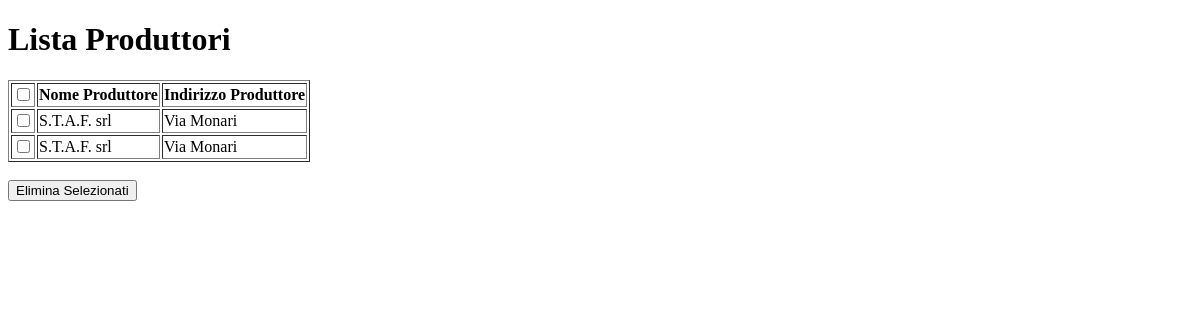
The page /lista_produttori on the database as committed earlier.
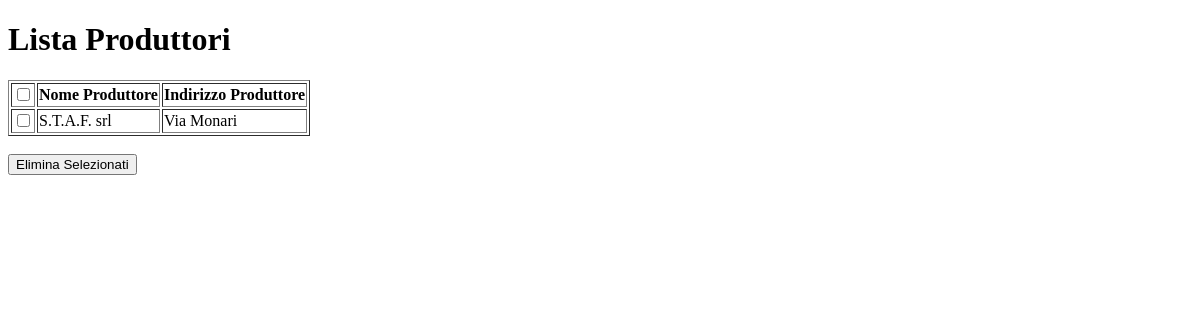
The same page on the database as committed later.
### tables this page shows
CREATE TABLE produttori (
        id INTEGER PRIMARY KEY AUTOINCREMENT,
        nome_produttore TEXT NOT NULL,
        indirizzo_produttore TEXT NOT NULL
    );

### app.py (the view)
@app.route('/lista_produttori', methods=['GET'])
def lista_produttori():
    with get_db_connection() as conn:
        produttori = conn.execute('SELECT * FROM produttori').fetchall()
    return render_template('lista_produttori.html', produttori=produttori)

### app.py (called while the page is built)
def get_db_connection():
    conn = sqlite3.connect(DATABASE, check_same_thread=False, timeout=10)
    conn.row_factory = sqlite3.Row
    conn.execute('PRAGMA journal_mode=WAL;')
    return conn

### templates/lista_produttori.html (shortened to what this page needs)
<!DOCTYPE html>
<html lang="it">
<head>
</head>
<body>
    <h1>Lista Produttori</h1>
    <form method="POST" action="{{ url_for('delete_produttori') }}">
        <table border="1">
            <thead>
                <tr>
                    <th><input type="checkbox" onclick="toggleSelectAll(this)"></th>
                    <th>Nome Produttore</th>
                    <th>Indirizzo Produttore</th>
                </tr>
            </thead>
            <tbody>
                {% for produttore in produttori %}
                <tr>
                    <td><input type="checkbox" name="produttore_ids" value="{{ produttore.id }}"
                            class="produttore-checkbox"></td>
                    <td>{{ produttore.nome_produttore }}</td>
                    <td>{{ produttore.indirizzo_produttore }}</td>
                </tr>
                {% endfor %}
            </tbody>
        </table>
        <br>
        <button type="submit">Elimina Selezionati</button>
    </form>
</body>
</html>

Rows that differ between the two databases and show on the page:
removed produttori: nome_produttore "S.T.A.F. srl", indirizzo_produttore "Via Monari"
